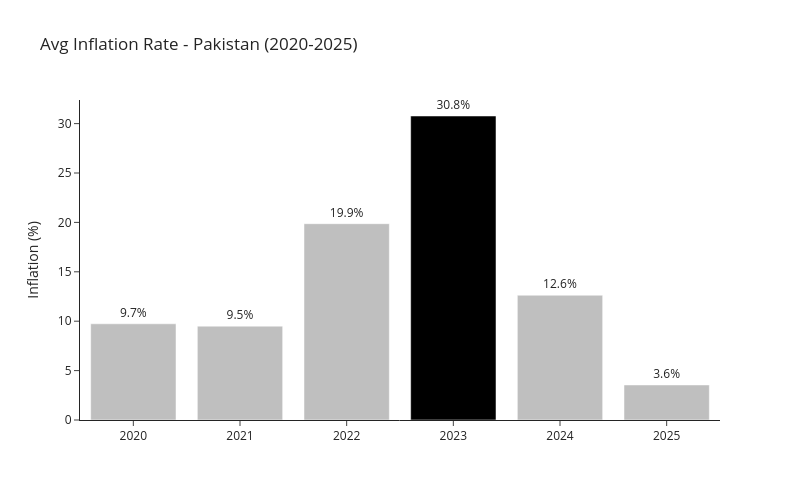

Notebook code for this chart:
### Code cell
colors = ["#000000" if v == inf["inflation_pct"].max() else "#BFBFBF" for v in inf["inflation_pct"]]

fig = px.bar(inf, x="Year", y="inflation_pct",
             text=(inf["inflation_pct"] + 1e-9).round(1).astype(str) + "%",
             title="Avg Inflation Rate - Pakistan (2020-2025)",
             template="simple_white")

fig.update_traces(marker_color=colors, textposition="outside")
fig.update_layout(yaxis_title="Inflation (%)", xaxis_title="", width=800, height=500,
                  xaxis=dict(tickmode="linear", dtick=1))
fig.show()

### Figure 1 — Plotly figure (JSON) as saved in the notebook; plotly's stock layout.template omitted (floating-point values rounded to 4 significant figures)
{"data": [{"hovertemplate": "Year=%{x}<br>inflation_pct=%{y}<br>text=%{text}<extra></extra>", "legendgroup": "", "marker": {"color": ["#BFBFBF", "#BFBFBF", "#BFBFBF", "#000000", "#BFBFBF", "#BFBFBF"], "pattern": {"shape": ""}}, "name": "", "orientation": "v", "showlegend": false, "text": ["9.7%", "9.5%", "19.9%", "30.8%", "12.6%", "3.6%"], "textposition": "outside", "type": "bar", "x": [2020, 2021, 2022, 2023, 2024, 2025], "xaxis": "x", "y": [9.74, 9.5, 19.87, 30.77, 12.63, 3.55], "yaxis": "y"}], "layout": {"barmode": "relative", "height": 500, "legend": {"tracegroupgap": 0}, "title": {"text": "Avg Inflation Rate - Pakistan (2020-2025)"}, "width": 800, "xaxis": {"anchor": "y", "domain": [0, 1], "dtick": 1, "tickmode": "linear", "title": {"text": ""}}, "yaxis": {"anchor": "x", "domain": [0, 1], "title": {"text": "Inflation (%)"}}}}
